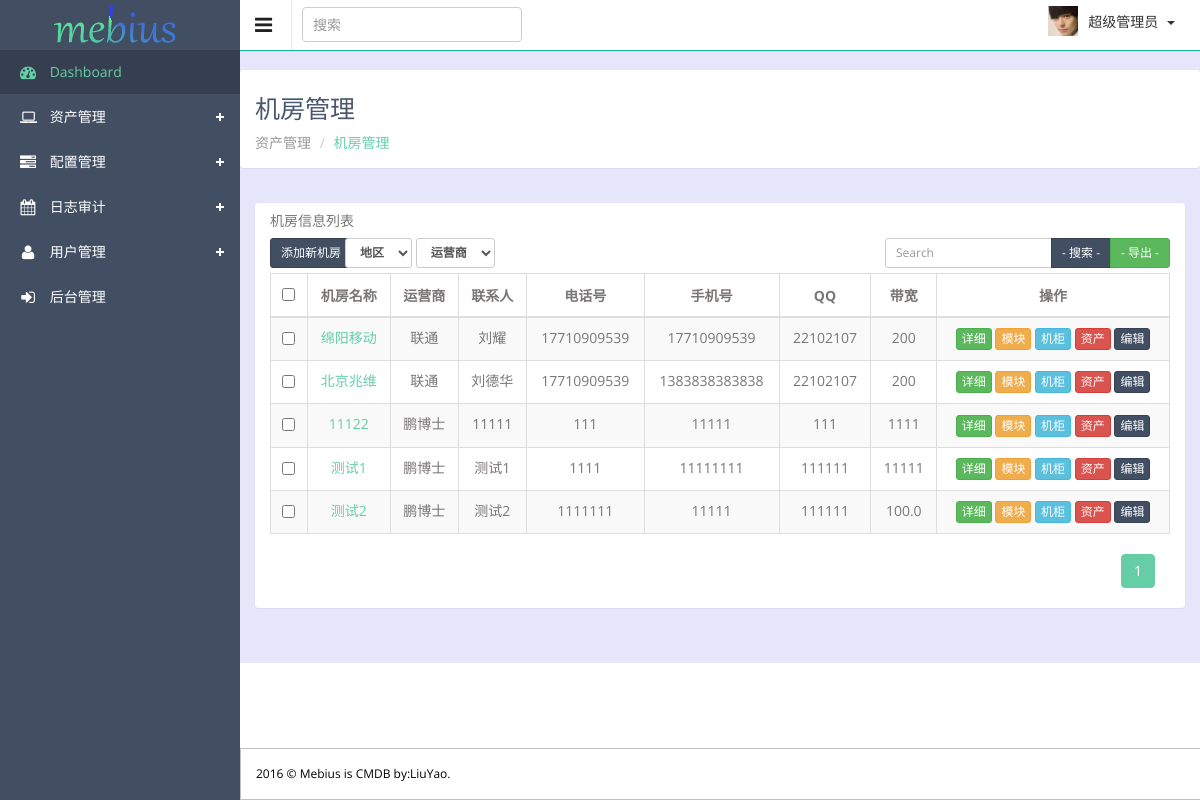
The app's page /assets/assetsarea (signed in) with its own data.
### member/models.py (models this page shows, shortened)
class UserProfile(models.Model):
    user = models.OneToOneField(User,verbose_name='后台用户')
    name = models.CharField(max_length=32,verbose_name='姓名')
    head_img = models.ImageField(blank=True,null=True,upload_to="uploads/portrait",verbose_name='头像')
    email = models.EmailField(max_length=64,blank=True,null=True,verbose_name='邮箱')
    phone = models.CharField(verbose_name='手机号',max_length=128)
    department = models.ForeignKey('Group',verbose_name='部门',null=True,blank=True)
    ip = models.GenericIPAddressField(max_length=32,verbose_name='办公IP')
    secret_key = models.TextField(verbose_name='密钥')
    memo = models.TextField(verbose_name='备注', null=True, blank=True)
    create_date  = models.DateField(verbose_name='注册时间',auto_now=True)
    class Meta:
        verbose_name = '成员'
        verbose_name_plural = '成员'

### assets/models.py (models this page shows, shortened)
class IDC(models.Model):
    name = models.CharField(u'机房名称',max_length=64,unique=True)
    contacts = models.CharField('机房技术',max_length=63)
    idc_phone = models.IntegerField('机房电话')
    contacts_phone = models.IntegerField('联系人电话')
    contacts_qq = models.IntegerField('机房技术QQ')
    idc_addr = models.CharField('机房地址',max_length=63)
    bandwidth = models.CharField('机房带宽',max_length=63)
    contract = models.OneToOneField('Contract', verbose_name=u'合同',null=True, blank=True)
    operator = models.ForeignKey('Operator',verbose_name=u'运营商',null=True, blank=True)
    memo = models.CharField(u'备注',max_length=128,blank=True,null=True)
    class Meta:
        verbose_name = '机房'
        verbose_name_plural = "机房"

class Operator(models.Model):
    name = models.CharField(u'运营商',max_length=64,unique=True)
    memo = models.CharField(u'备注',max_length=128,blank=True,null=True)
    def __str__(self):
        return self.name
    class Meta:
        verbose_name = '运营商'
        verbose_name_plural = "运营商"

### assets/views.py (the view)
@login_required
def assetsarea(request):
    idclist = models.IDC.objects.all()
    paginator = Paginator(idclist,10)
    page = request.GET.get('page')
    try:
        idclist_obj = paginator.page(page)
    except PageNotAnInteger:
        idclist_obj = paginator.page(1)
    except EmptyPage:
        idclist_obj = paginator.page(paginator.num_pages)
    return render(request,'assets/assetsarea.html',{'idclist':idclist_obj})

### member/templatetags/memtags.py (called while the page is built)
@register.filter
def cut_url(img):
    try:
        url = img.name.split("/",maxsplit=1)[-1]
        return url
    except:
        return 1

@register.simple_tag
def gusee_page(current_page,loop_num):
    offset = abs(current_page - loop_num)
    if offset <5:
        if current_page == loop_num:
            page_ele = ''' <li class="paginate_button active"  aria-controls="editable" tabindex="0"><a class="page" href="?page=%s"  title="第%s页">%s</a></li>'''%(loop_num,loop_num,loop_num)
        else:
            page_ele = ''' <li class="paginate_button"  aria-controls="editable" tabindex="0"><a class="page" href="?page=%s"  title="第%s页">%s</a></li>'''%(loop_num,loop_num,loop_num)
        return format_html(page_ele)
    else:
        return ''

### templates/assets/assetsarea.html (shortened to what this page needs)
{% extends 'master/base.html' %}
{% load memtags %}
{% block main-title %}机房管理{% endblock %}
{% block main-father %}资产管理{% endblock %}
{% block main-name %}机房管理{% endblock %}
{% block content %}
<div class="wrapper">
        <div class="col-sm-12 panel">
        <div class="ibox float-e-margins" id="all">
        <div class="ibox-title">
        <h5>机房信息列表</h5>
        </div>
        </div>
                <div class="ibox-content">
                    <form id="asset_form">
                        <div class="col-sm-1" style="padding-left: 0">
                            <a href="{% url 'addarea' %}" class="btn btn-sm btn-primary ">添加新机房 </a>
                        </div>
                        <div class="col-sm-7" style="padding-left: 0px">
                            <label>
                                <select name="idc" class="form-control m-b input-sm" onchange="change_info()">
                                    <option value="">地区</option>
                                </select>
                            </label>
                            <label>
                                <select name="idc" class="form-control m-b input-sm" onchange="change_info()">
                                    <option value="">运营商</option>
                                </select>
                            </label>
                        </div>
                        <div class="col-sm-4" style="padding-right: 0">
                             <div class="input-group inline-group">
                                <input type="text" class="form-control m-b input-sm" id="search_input" name="keyword" value="" placeholder="Search">
                                <div class="input-group-btn">
                                    <button id='search_btn' href="#" type="button" class="btn btn-sm btn-primary search-btn"  onclick="change_info()">
                                        - 搜索 -
                                    </button>
                                    <button type="button" href="#" name="export" class="btn btn-sm btn-success search-btn-excel" onclick="return false">
                                        - 导出 -
                                    </button>
                                </div>
                            </div>
                        </div>
                        <table class="table table-striped table-bordered table-hover " id="editable" name="editable">
                            <thead>
                                <tr>
                                    <th class="text-center">
                                        <input id="checkall" type="checkbox" class="i-checks" name="checkall" value="checkall" data-editable='false' onclick="check_all('asset_form')">
                                    </th>
                                    <th class="text-center">机房名称</th>
                                    <th class="text-center" name="ip">运营商 </th>
                                    <th class="text-center">联系人</th>
                                    <th class="text-center">电话号</th>
                                    <th class="text-center">手机号</th>
                                    <th class="text-center">QQ</th>
                                    <th class="text-center">带宽</th>
                                    <th class="text-center">操作</th>
                                </tr>
                            </thead>
                            <tbody>
                            {% for idcs in idclist %}
                                <tr class="gradeX">
                                    <td class="text-center" name="id" value="32" data-editable='false'>
                                        <input name="id" value="32" type="checkbox" class="i-checks">
                                    </td>
                                    <td class="text-center hostname"> <a href="#">{{ idcs.name }}</a></td>
                                    <td class="text-center">{{ idcs.operator }}</td>
                                    <td class="text-center">{{ idcs.contacts }}</td>
                                    <td class="text-center">{{ idcs.contacts_phone }}</td>
                                    <td class="text-center">{{ idcs.idc_phone }}</td>
                                    <td class="text-center">{{ idcs.contacts_qq }}</td>
                                    <td class="text-center">{{ idcs.bandwidth }}</td>
                                    <td class="text-center" data-editable='false'>
                                         <a href="{% url 'roomdetail' idcs.id %}" class="conn btn btn-xs btn-success">详细</a>
                                        <a href="{% url 'modellist' idcs.id %}" class="conn btn btn-xs btn-warning">模块</a>
                                        <a href="{% url 'cabinet' idcs.id %}" class="conn btn btn-xs btn-info">机柜</a>
                                        <a href="{% url 'roomdetail' idcs.id %}" class="conn btn btn-xs btn-danger">资产</a>
                                        <a href="{% url 'compilesarea' idcs.id %}" class="btn btn-xs btn-primary asset_del">编辑</a>
                                    </td>
                                </tr>
                            {% endfor %}
                            </tbody>
                        </table>
                            <div class="col-sm-6">
                            </div>
                            <div class="col-sm-6">
                                        <div class="dataTables_paginate paging_simple_numbers" id="editable_paginate">
                                            <ul class="pagination" style="margin-top: 0; float: right">
                                             {% for page_num in idclist.paginator.page_range %}
                                                {% gusee_page idclist.number page_num %}
                                            {% endfor %}
                                            </ul>
                                        </div>
                                </div>
                        </form>
                    </div>
</div>
        </div>
{% endblock %}

### templates/master/base.html (shortened to what this page needs)
{% load memtags %}
<!DOCTYPE html>
<html lang="en">
<head>
  <link href="/statics/css/base.css" rel="stylesheet">
  <link href="/statics/css/buttons.css" rel="stylesheet">
<link rel="stylesheet" type="text/css" href="/statics/plugins/sweetalert/sweetalert.css">
</head>
<body class="sticky-header">
<section>
    <div class="left-side sticky-left-side">
        <div class="logo">
            <a href="{% url 'index' %}"><img src="/statics/images/logo1.png" alt=""></a>
        </div>
        <div class="left-side-inner">
            <ul class="nav nav-pills nav-stacked custom-nav">
                <li class="active"><a href="{% url 'index' %}"><i class="fa fa-dashboard"></i> <span>Dashboard</span></a></li>
                <li class="menu-list"><a href=""><i class="fa fa-laptop"></i> <span>资产管理</span></a>
                </li>
                <li class="menu-list"><a href=""><i class="fa fa-tasks"></i> <span>配置管理</span></a>
                </li>
                <li class="menu-list"><a href=""><i class="fa fa-calendar"></i> <span>日志审计</span></a>
                </li>
                <li class="menu-list"><a href=""><i class="fa fa-user"></i> <span>用户管理</span></a>
                </li>
                <li><a href="/admin/"><i class="fa fa-sign-in"></i> <span>后台管理</span></a></li>
            </ul>
        </div>
    </div>
    <div class="main-content" >
        <div class="header-section">
            <a class="toggle-btn"><i class="fa fa-bars"></i></a>
            <form class="searchform" action="#" method="post">
                <input type="text" class="form-control" name="keyword" placeholder="搜索" />
            </form>
            <div class="menu-right" style="">
                <ul class="notification-menu">
                    <li>
                        <img alt="" src="/statics/{{ request.user.userprofile.head_img | cut_url }}" style="width:30px;height:30px;float:left;margin-top:6px;"/>
                        <a href="#" class="btn btn-default dropdown-toggle" data-toggle="dropdown">
                            <span id="user">{% block username %}{{ request.user.userprofile.name }}{% endblock %}</span>
                            <span class="caret"></span>
                        </a>
                    </li>
                </ul>
            </div>
        </div>
        <div class="page-heading panel">
            <h3>
                 {% block main-title %}仪表盘{% endblock %}
            </h3>
            <ul class="breadcrumb">
                <li>
                    <a href="#">{% block main-father %}Dashboard{% endblock %}</a>
                </li>
                <li class="active">{% block main-name %}Dashboard{% endblock %}</li>
            </ul>
        </div>
        {% block content %}{% endblock %}
        <footer style="position:fixed;border: 1px solid silver;color:black">
            2016 &copy; Mebius is CMDB  by:LiuYao.
        </footer>
    </div>
</section>
</body>
</html>

### statics/css/base.css (style rules this page uses)
body { background: white; font-family: 'Open Sans', sans-serif; color: #7a7676; line-height: 20px; overflow-x: hidden; font-size: 14px; }
input, select, textarea { font-family: 'Open Sans', sans-serif; color: #767676; }
a { color: #65CEA7; }
h1, h2, h3, h4, h5 { font-family: 'Open Sans', sans-serif; }
.left-side { background: #424f63; width: 240px; position: absolute; top: 0; left: 0; }
.sticky-left-side { position: fixed; height: 100%; overflow-y: auto; z-index: 100; }
.logo { padding-top: 5px; height: 50px; }
.logo a { font-size: 28px; color: #fff; margin: 0 0 0 20px; text-decoration: none; display: inline-block; }
.sticky-left-side .custom-nav { margin-top: 50px; }
.left-side-inner { padding: 0px; margin-bottom: 50px; }
.custom-nav { margin-bottom: 10px; }
.custom-nav > li > a { color: #fff; padding: 12px 20px; border-radius: 0; -webkit-border-radius: 0; }
.custom-nav > li.menu-list > a { background: transparent url(../images/plus-white.png) no-repeat 93% center; }
.custom-nav > li.active > a, .custom-nav > li.active > a:hover, .custom-nav > li.active > a:focus { background-color: #353f4f; color: #65cea7; }
.custom-nav li .fa { font-size: 16px; vertical-align: middle; margin-right: 10px; width: 16px; text-align: center; }
.header-section { background: #fff; border-bottom: 1px solid #eff0f4; }
.header-section::after { clear: both; display: block; content: ''; }
.toggle-btn { width: 52px; height: 50px; font-size: 20px; padding: 15px; cursor: pointer; float: left; color: #212121; border-right: 1px solid #e7e7e7; -moz-transition: all 0.2s ease-out 0s; -webkit-transition: all 0.2s ease-out 0s; transition: all 0.2s ease-out 0s; }
.searchform input { box-shadow: none; float: left; font-size: 14px; height: 35px; margin: 7px 0 0 10px; padding: 10px; width: 220px; }
.menu-right { float: right; margin-right: 15px; }
.notification-menu { list-style: none; }
.notification-menu > li { display: inline-block; float: left; position: relative; }
.notification-menu .dropdown-toggle { padding: 12px 10px; border-color: #fff; background: #fff; -moz-border-radius: 0; -webkit-border-radius: 0; border-radius: 0; border: none; }
.notification-menu .dropdown-toggle .caret { margin-left: 5px; }
.sticky-header .logo { position: fixed; top: 0; left: 0; width: 240px; z-index: 100; background: #424f63; }
.sticky-header .logo img { margin-left:25px; }
.sticky-header .header-section { border-bottom-color: #1ab394; position: fixed; top: 0; left: 240px; width: 100%; z-index: 100; }
.sticky-header .main-content { padding-top: 50px; }
.sticky-header .menu-right { margin-right: 255px; }
.main-content { margin-left: 240px; background: #E6E6FA; height:100%; }
.page-heading { margin-top:20px; padding: 15px; position: relative; }
.page-heading h3 { color: #49586e; font-size: 25px; font-weight: normal; margin: 10px 0; }
.page-heading .breadcrumb { padding: 0; margin: 0; background: none; }
.page-heading .breadcrumb a { color: #999999; }
.page-heading .breadcrumb li.active { color: #65CEA7; }
.wrapper { padding: 15px; }
.wrapper::after { clear: both; display: block; content: ''; margin-bottom: 20px; }
footer { background: #fff; padding: 15px; color: #7A7676; font-size: 12px; position: static; bottom: 0; width: 100%; border-top: 1px solid #eff0f4; }

### records on screen
IDC: name "绵阳移动", operator "联通", contacts "刘耀", contacts_phone "17710909539", idc_phone "17710909539", contacts_qq "22102107", bandwidth "200"
IDC: name "北京兆维", operator "联通", contacts "刘德华", contacts_phone "17710909539", idc_phone "1383838383838", contacts_qq "22102107", bandwidth "200"
IDC: name "11122", operator "鹏博士", contacts "11111", contacts_phone "111", idc_phone "11111", contacts_qq "111", bandwidth "1111"
IDC: name "测试1", operator "鹏博士", contacts "测试1", contacts_phone "1111", idc_phone "11111111", contacts_qq "111111", bandwidth "11111"
IDC: name "测试2", operator "鹏博士", contacts "测试2", contacts_phone "1111111", idc_phone "11111", contacts_qq "111111", bandwidth "100.0"

### other values on screen
{{ request.user.userprofile.name }} "超级管理员"
